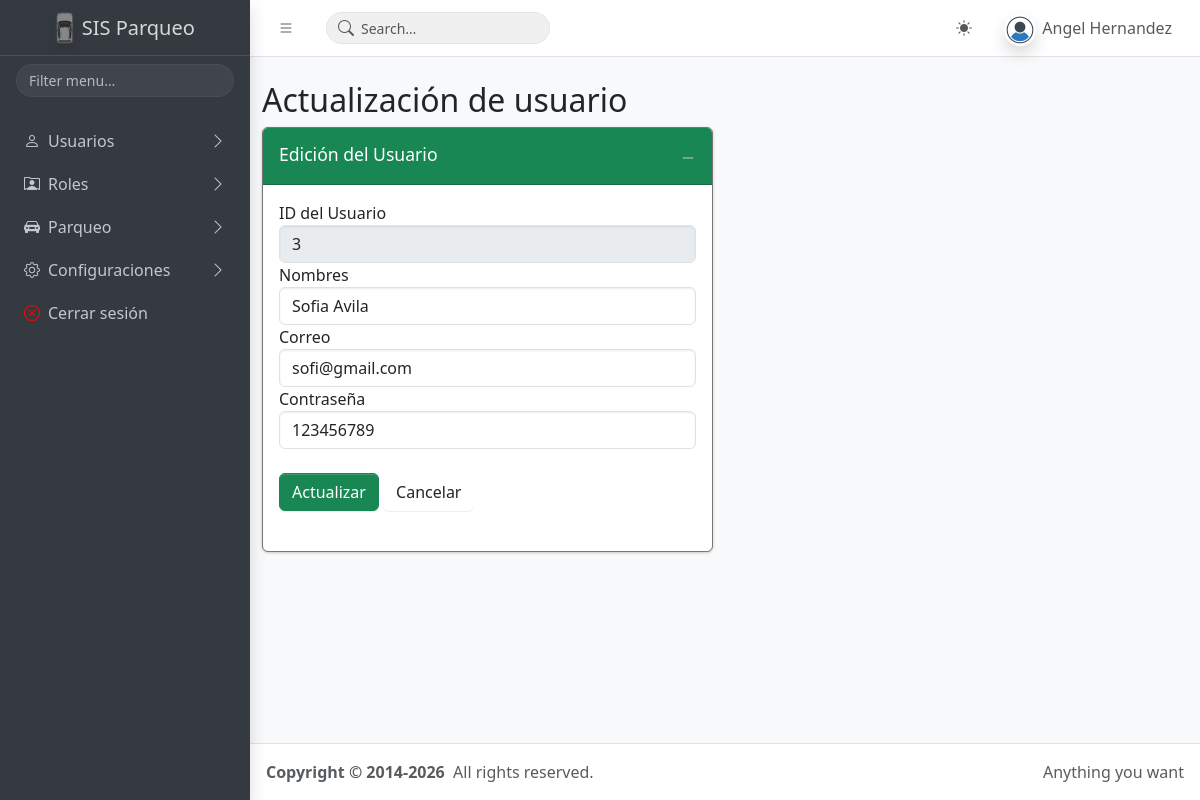
Screenshot of /usuarios/update.php?id=3 (signed in) with the database file from the repository.
### tables this page shows
CREATE TABLE `tb_usuarios` (
  `id` int(11) NOT NULL,
  `nombres` varchar(255) DEFAULT NULL,
  `rol` varchar(255) DEFAULT NULL,
  `email` varchar(255) DEFAULT NULL,
  `email_verificado` varchar(255) DEFAULT NULL,
  `contrasena` varchar(255) DEFAULT NULL,
  `token` varchar(255) DEFAULT NULL,
  `fyh_creacion` datetime DEFAULT NULL,
  `fyh_actualizacion` datetime DEFAULT NULL,
  `fyh_eliminacion` datetime DEFAULT NULL,
  `estado` varchar(10) DEFAULT NULL
);

### app/config.php (called while the page is built, shortened)
<?php
$URL = "http://localhost/www.sisparqueo.com";
?>

### layout/admin/datos_usuario.php (called while the page is built, shortened)
<?php
if (isset($_SESSION['usuario_sesion'])) {
    $usuario_sesion = $_SESSION['usuario_sesion'];
    $query_usuario_session = $pdo->prepare("SELECT * FROM tb_usuarios WHERE email = '$usuario_sesion' AND estado = 1");
    $query_usuario_session->execute();
    $session_usuarios = $query_usuario_session->fetchAll(PDO::FETCH_ASSOC);
    foreach ($session_usuarios as $usuario_loggeado){
    }
    $nombre_usuario_sesion = $usuario_loggeado['nombres'];
} else {
    header("Location: " . $URL . "/");
};
?>

### usuarios/update.php (the view, shortened to what this page needs)
<?php
include('../app/config.php');
include('../layout/admin/datos_usuario.php');
$id = $_GET['id'];
$query_usuario = $pdo->prepare("SELECT * FROM tb_usuarios WHERE id = '$id' AND estado = '1'");
$query_usuario->execute();
$usuarios = $query_usuario->fetchAll(PDO::FETCH_ASSOC);
foreach($usuarios as $usuario){
}
?>
<!doctype html>
<html lang="es">
<head>
    <?php include("../layout/admin/head.php"); ?>
</head>
<body class="layout-fixed sidebar-expand-lg bg-body-tertiary">
    <div class="app-wrapper">
        <?php include("../layout/admin/navbar.php"); ?>
        <main class="app-main">
            <br>
            <div class="container">
                <div class="row">
                    <h2>Actualización de usuario</h2>
                    <div class="container">
                        <div class="row">
                            <div class="col-md-6">
                                <div class="col-md-12">
                                    <div class="card card-success" style="border: 1px solid #777777;">
                                        <div class="card-header">
                                            <h3 class="card-title">Edición del Usuario</h3>
                                            <div class="card-tools">
                                                <button type="button" class="btn btn-tool" data-lte-toggle="card-collapse" aria-label="Collapse card">
                                                    <i data-lte-icon="collapse" class="bi bi-dash-lg"></i>
                                                </button>
                                            </div>
                                        </div>
                                        <div class="card-body">
                                            <div class="form-group">
                                                <label for="">ID del Usuario</label>
                                                <input type="text" class="form-control" id="id" value="<?php echo $usuario['id']; ?>" disabled>
                                            </div>
                                            <div class="form-group">
                                                <label for="">Nombres</label>
                                                <input type="text" class="form-control" id="nombres" value="<?php echo $usuario['nombres']; ?>">
                                            </div>
                                            <div class="form-group">
                                                <label for="">Correo</label>
                                                <input type="email" class="form-control" id="email" value="<?php echo $usuario['email']; ?>">
                                            </div>
                                            <div class="form-group">
                                                <label for="">Contraseña</label>
                                                <input type="text" class="form-control" id="contrasena" value="<?php echo $usuario['contrasena']; ?>">
                                            </div>
                                            <br>
                                            <button type="button" class="btn btn-success" id="btn_actualizar">Actualizar</button>
                                            <a href="index.php" class="btn btn-default">Cancelar</a>
                                            <br>
                                            <br>
                                        </div>
                                    </div>
                                </div>
                            </div>
                            <div class="col-md-6"></div>
                        </div>
                    </div>
                </div>
            </div>
        </main>
        <?php include("../layout/admin/footer.php"); ?>
    </div>
</body>
</html>

### layout/admin/navbar.php (shortened to what this page needs)
<nav class="app-header navbar navbar-expand bg-body">
        <div class="container-fluid">
          <ul class="navbar-nav">
            <li class="nav-item">
              <a
                class="nav-link"
                data-lte-toggle="sidebar"
                href="#"
                role="button"
                aria-label="Toggle sidebar"
              >
                <i class="bi bi-list"></i>
              </a>
            </li>
          </ul>
          <form
            class="navbar-search d-none d-md-block ms-3"
            role="search"
            action="./pages/search-results.html"
          >
            <div class="navbar-search-field">
              <input
                type="search"
                id="navbar-search-input"
                name="q"
                class="form-control"
                placeholder="Search…"
                autocomplete="off"
              />
              <button class="navbar-search-submit" type="submit" aria-label="Submit search">
                <i class="bi bi-search" aria-hidden="true"></i>
              </button>
            </div>
          </form>
          <ul class="navbar-nav ms-auto">
            <li class="nav-item dropdown">
              <a
                class="nav-link"
                href="#"
                id="bd-theme"
                aria-label="Toggle color scheme"
                data-bs-toggle="dropdown"
                aria-expanded="false"
              >
                <i class="bi bi-sun-fill" data-lte-theme-icon="light"></i>
              </a>
            </li>
            <li class="nav-item dropdown user-menu">
              <a href="#" class="nav-link dropdown-toggle" data-bs-toggle="dropdown">
                <img
                  src="<?php echo $URL;?>/public/imagenes/usuario.png"
                  class="user-image rounded-circle shadow"
                  alt="<?php echo $nombre_usuario_sesion; ?>"
                />
                <span class="d-none d-md-inline"><?php echo $nombre_usuario_sesion; ?></span>
              </a>
            </li>
          </ul>
        </div>
      </nav>
      <aside class="app-sidebar bg-body-secondary shadow" data-bs-theme="dark">
        <div class="sidebar-brand">
          <a href="<?php echo $URL; ?>/principal.php" class="brand-link">
            <img src="<?php echo $URL;?>/public/imagenes/logo.png" alt="SIS Parqueo" class="brand-image opacity-75 shadow"/>
            <span class="brand-text fw-light">SIS Parqueo</span>
          </a>
        </div>
        <div class="sidebar-search" role="search">
          <input
            type="search"
            id="sidebar-search-input"
            class="form-control form-control-sm"
            placeholder="Filter menu…"
            autocomplete="off"
            data-lte-toggle="sidebar-search"
            data-lte-target="#navigation"
          />
        </div>
        <div class="sidebar-wrapper">
          <nav class="mt-2" aria-label="Main navigation">
            <ul class="nav sidebar-menu flex-column" data-lte-toggle="treeview" data-accordion="false" id="navigation">
            <li class="nav-item">
                <a href="#" class="nav-link">
                    <i class="bi bi-person"></i>
                  <p>
                    Usuarios
                  </p>
                </a>
              </li>
            <li class="nav-item">
                <a href="#" class="nav-link">
                    <i class="bi bi-person-rolodex"></i>
                  <p>
                    Roles
                  </p>
                </a>
              </li>
              <li class="nav-item">
                <a href="#" class="nav-link">
                <i class="bi bi-car-front-fill"></i>
                  <p>
                    Parqueo
                  </p>
                </a>
              </li>
              <li class="nav-item">
                <a href="#" class="nav-link">
                <i class="bi bi-gear"></i>
                  <p>
                    Configuraciones
                  </p>
                </a>
              </li>
              <li class="nav-item">
                <a href="<?php echo $URL;?>/login/cerrar_sesion.php" class="nav-link">
                    <i class="bi bi-x-circle" style="color: red;"></i>
                    <p>Cerrar sesión</p>
                    </a>
              </li>
            </ul>
          </nav>
        </div>
      </aside>

### rows the page displays
tb_usuarios: nombres "Angel Hernandez"
tb_usuarios: id "3", nombres "Sofia Avila", email "sofi@gmail.com", contrasena "123456789"
